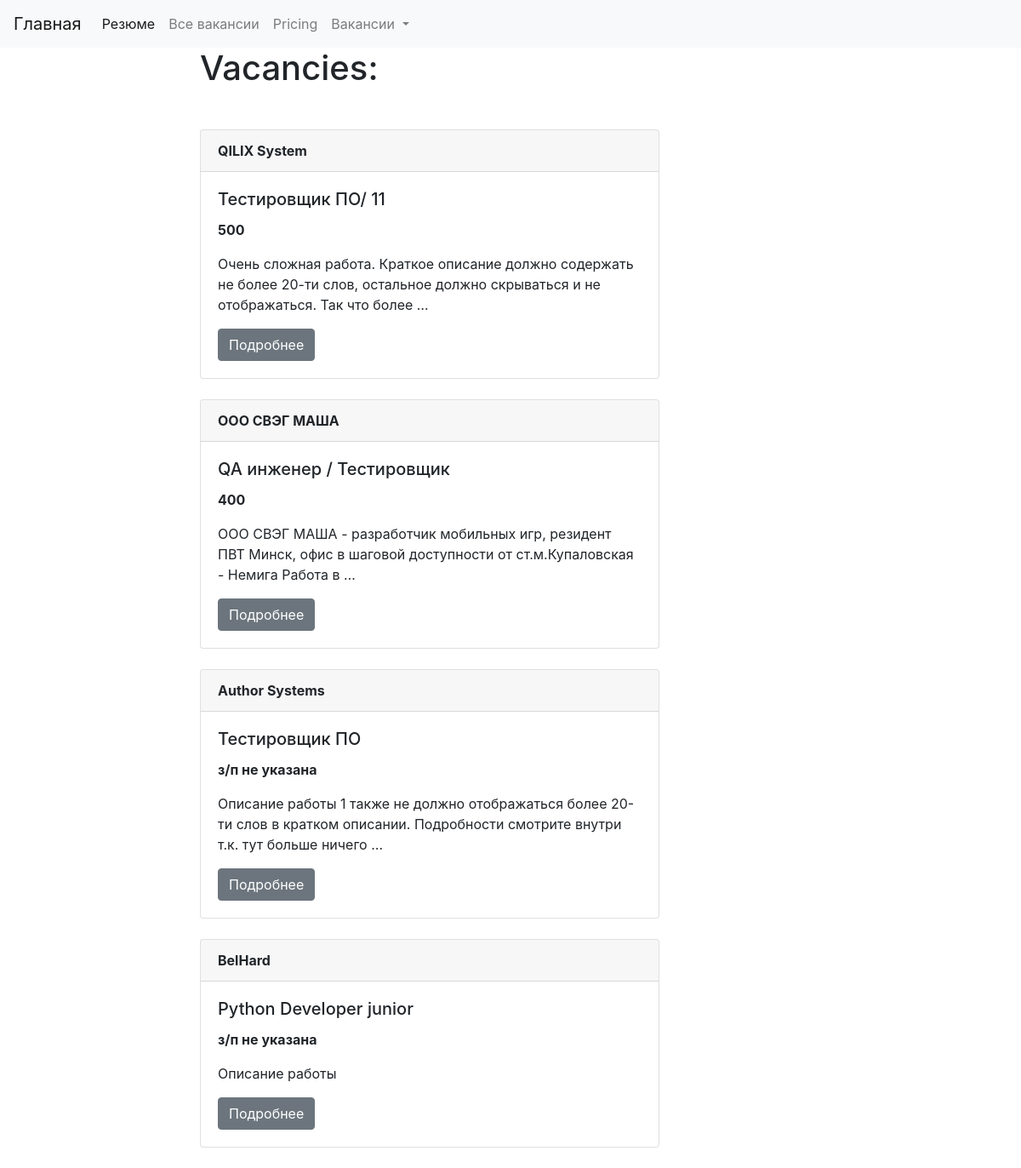
The app's page /client/vacancies/ with its own data.
### client/models.py (models this page shows, shortened)
class Vacancy(models.Model):
    state = models.CharField(max_length=100)
    slug = models.SlugField(max_length=100, unique=True)
    salary = models.CharField(max_length=20)
    organization = models.CharField(max_length=100)
    address = models.CharField(max_length=200, null=True)
    employment = models.CharField(max_length=100, null=True)
    description = models.TextField(max_length=1000)
    skills = models.CharField(max_length=100, null=True)
    requirements = models.TextField(max_length=1000, null=True)
    duties = models.TextField(max_length=1000, null=True)
    conditions = models.TextField(max_length=1000, null=True)
    def get_absolute_url(self):
        return reverse('vacancy_detail_url', kwargs={'slug': self.slug})

### client/views.py (the view)
# urls.py: path('vacancies/', vacancies_list, name='vacancies_list'),
def vacancies_list(request):
    vacancies = Vacancy.objects.all()
    return render(request, 'client/client_vacancies.html', context={'vacancies': vacancies})

### client/templates/client/client_vacancies.html (shortened to what this page needs)
{% extends 'client/base.html' %}
{% block content %}
     <h1 class="mb-5"> Vacancies: </h1>
    {% for vacancy in vacancies %}
         {% include 'client/includes/vacancy_template.html' %}
    {% endfor %}
{% endblock %}

### client/templates/client/includes/vacancy_template.html
<div class="card mb-4">
    <div class="card-header">
        <b>{{ vacancy.organization }}</b>
    </div>
    <div class="card-body">
        <h5 class="card-title">{{ vacancy.state }}</h5>
        <p class="card-text"><b>{{ vacancy.salary }}</b></p>
        <p class="card-text">{{ vacancy.description | truncatewords:20 }}</p>
        <a  href="{{ vacancy.get_absolute_url }}" class="btn btn-secondary">Подробнее</a>
    </div>
</div>

### records on screen
Vacancy: organization "QILIX System", state "Тестировщик ПО/ 11", salary "500", description "Очень сложная работа. Краткое описание должно содержать не более 20-ти слов, остальное должно скрываться и не отображаться. Так что более …"
Vacancy: organization "ООО СВЭГ МАША", state "QA инженер / Тестировщик", salary "400", description "ООО СВЭГ МАША - разработчик мобильных игр, резидент ПВТ Минск, офис в шаговой доступности от ст.м.Купаловская - Немига Работа в …"
Vacancy: organization "Author Systems", state "Тестировщик ПО", salary "з/п не указана", description "Описание работы 1 также не должно отображаться более 20-ти слов в кратком описании. Подробности смотрите внутри т.к. тут больше ничего …"
Vacancy: organization "BelHard", state "Python Developer junior", salary "з/п не указана", description "Описание работы"
